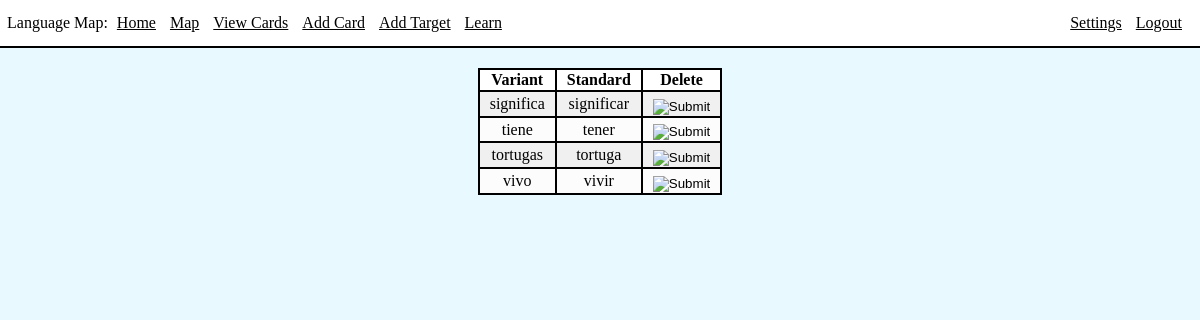
/variants (signed in), run on the app's committed database.
### app/models.py (models this page shows, shortened)
class Variant(db.Model):
    id = db.Column(db.Integer, primary_key=True)
    varWord = db.Column(db.String(20), index=True)
    standardID = db.Column(db.Integer, db.ForeignKey('card.id'))

class Card(db.Model):
    id = db.Column(db.Integer, primary_key=True)
    word = db.Column(db.String(64), index=True, unique=True)
    translation = db.Column(db.String(1000), index=True)
    status = db.Column(db.String(64), index=True)
    nextReviewDate = db.Column(db.Date, index=True)
    lastInterval = db.Column(db.Integer)
    variants = db.relationship("Variant", backref='card', lazy=True)

### app/routes.py (the view)
@app.route('/variants', methods=['GET', 'POST'])
@login_required
def variants():
    variants = Variant.query.filter().order_by(Variant.varWord)
    return render_template('variants.html', title='Manage Variants', variants=variants)

### app/models.py (called while the page is built)
@login.user_loader
def load_user(id):
    return User.query.get(int(id))

### app/templates/variants.html
{% extends 'base.html' %}
{% block content %}
    <div class="int">
        <table>
            <thead>
                <th>Variant</th>
                <th>Standard</th>
                <th>Delete</th>
            </thead>
            <tbody>
            {% for variant in variants %}
            <tr>
                <td>{{ variant.varWord }}</td>
                <td>{{ variant.card.word }}</td>
                <td>
                    <form action="{{ url_for('deleteVariant', variantID=variant.id) }}" method="POST">
                        <input type="image" class="btnimg" src="../static/images/delete.png">
                    </form>
                </td>
            </tr>
            {% endfor %}
            </tbody>
        </table>
    </div>
{% endblock %}

### app/static/style.css (style rules this page uses)
html, body { background-color: rgb(232, 250, 255); margin: 0px; padding: 0px; max-width: 100%; overflow-x: hidden; }
.int { margin: 20px; }
table { margin-left: auto; margin-right: auto; border: 2px solid black; text-align: center; border-collapse: collapse; }
thead { background-color: white; }
th, td { border: 2px solid black; padding-left: 10px; padding-right: 10px; }
tbody { background-color: rgb(240, 240, 240); }
tr:nth-child(even) { background-color: rgb(252, 252, 252); }
.btnimg { position: relative; margin-top: 10%; margin-left: auto; }

### data on the page
Variant: varWord "significa", card.word "significar"
Variant: varWord "tiene", card.word "tener"
Variant: varWord "tortugas", card.word "tortuga"
Variant: varWord "vivo", card.word "vivir"
